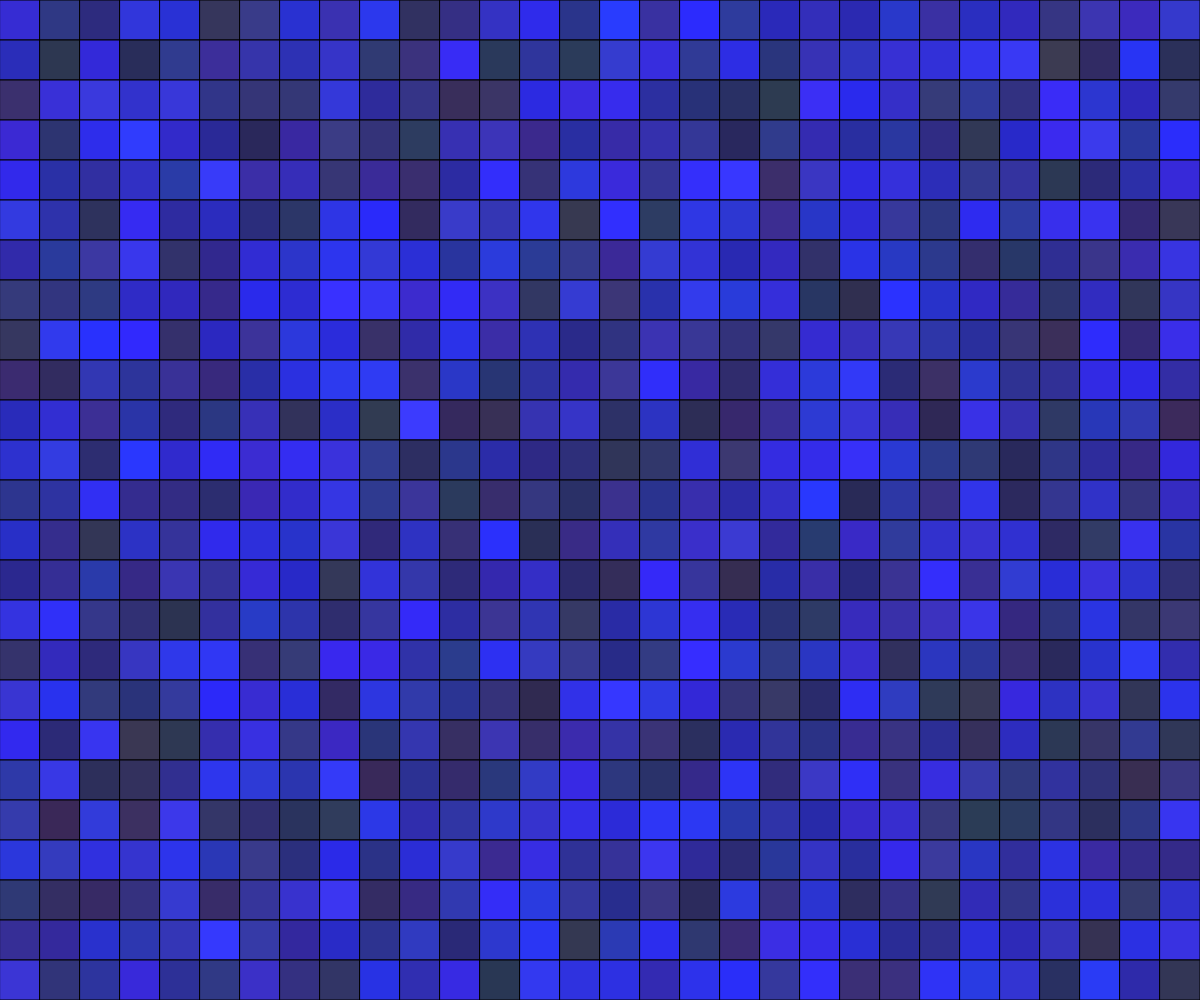
Frame 1 (no input)
Frame 60 (no input): identical to frame 1, image omitted
Frame 120 (the mouse pressed at the canvas centre since frame 60): identical to frame 1, image omitted

The p5.js sketch that drew this single still picture (run headless with seeded random() and noise() and a simulated clock; from frame 60 on, the mouse is pressed at the canvas centre):

// p5.js sketch
// ── sketch.js
// Loop Grid
//Adam
//February 28
//Shift and left click to get bigger
//left click to get smaller
//up arrow to change colour
//down arrow to reset size and colour

let gridSpacing = 40;

function setup() {
  createCanvas(windowWidth, windowHeight);
  ellipseMode(CENTER);
  rectGrid();
}

function mouseClicked(LEFT) {
  if (keyIsDown(SHIFT)) {
    gridSpacing += 5;
    rectGrid();
  }
  else {
    if (gridSpacing <= 10) {
      rectGrid();
    }
    else {
      gridSpacing -= 5;
      rectGrid();
    }
  }
}

function keyPressed() {
  if (keyCode === UP_ARROW) {
    rectGrid();
  }
  else if (keyCode === DOWN_ARROW) {
    gridSpacing = 40;
    rectGrid();
  }
}





function rectGrid() {
  for (let y = 0; y < height; y += gridSpacing) {
    for (let x = 0; x < width; x += gridSpacing) {
      fill(random(40, 60), random(40, 60), random(80, 255));
      rect(x, y, gridSpacing, gridSpacing);
    }
  }
}

function draw() {

}
